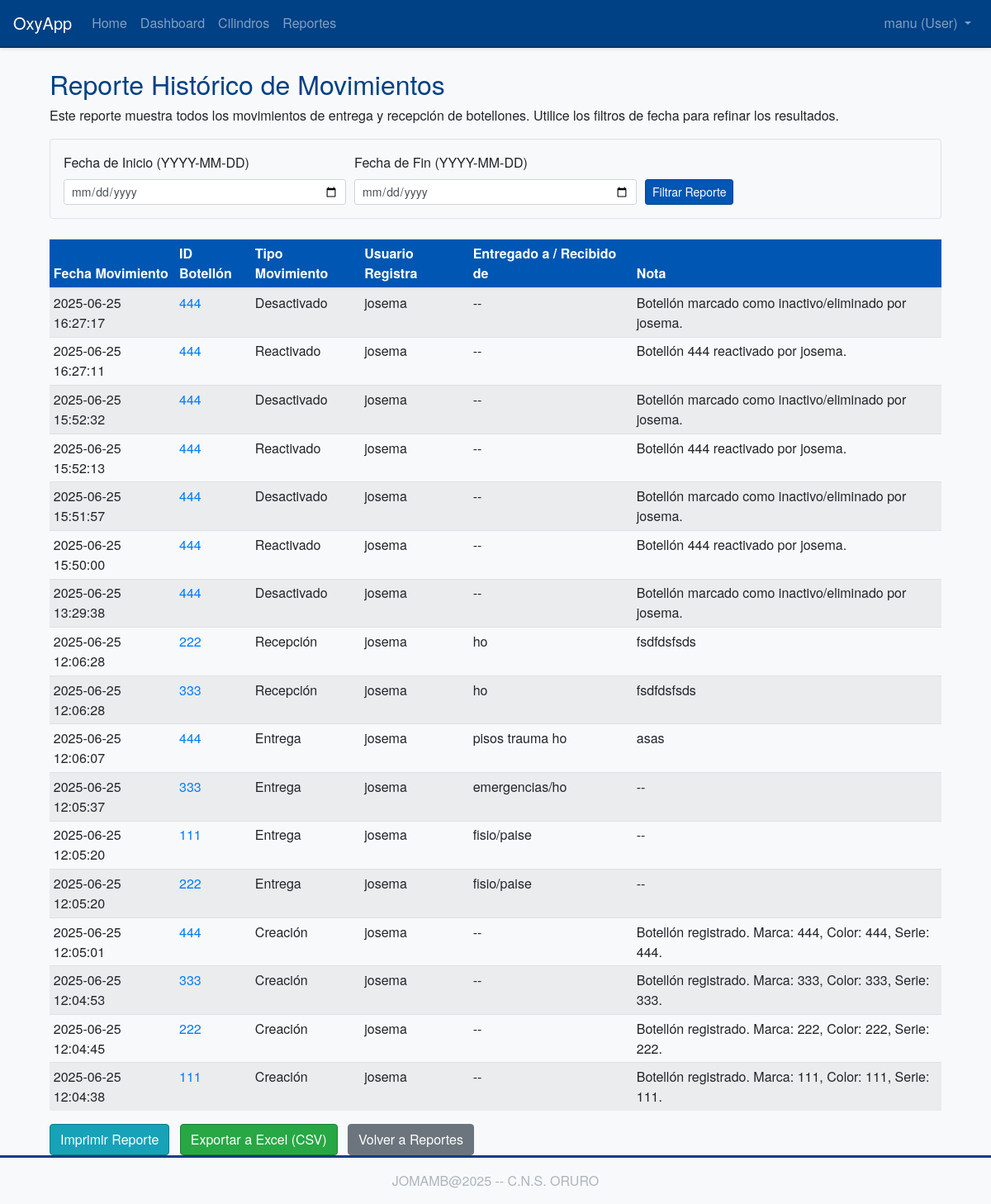
/reports/historical_movements (signed in), run on an earlier commit of the app's database.
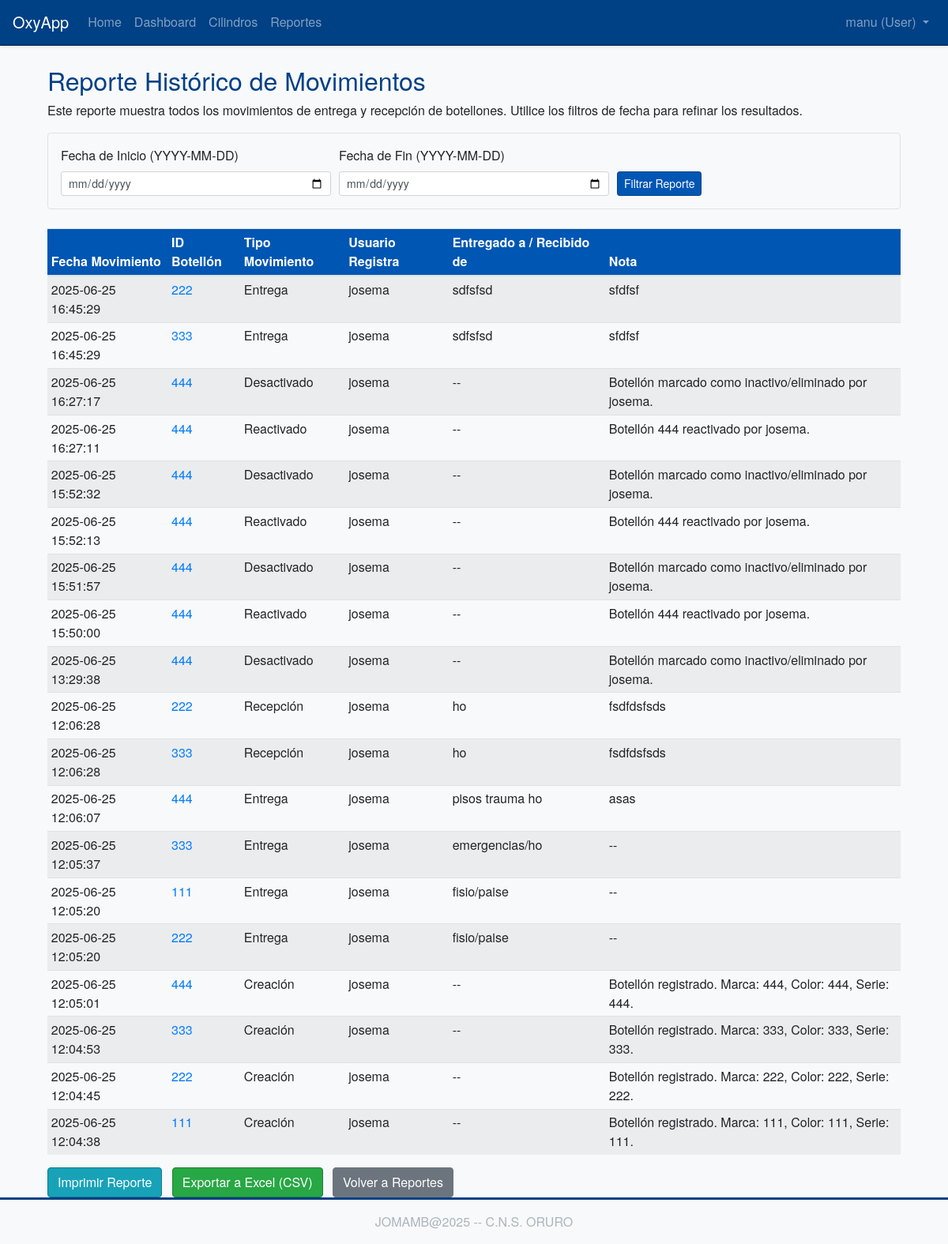
And on a later commit of the database.
### app/models/historial.py (models this page shows, shortened)
class HistorialMovimiento(db.Model):
    __tablename__ = 'historial_movimiento'
    id = db.Column(db.Integer, primary_key=True)
    cylinder_id = db.Column(db.Integer, db.ForeignKey('cylinder.id'), nullable=False, index=True)
    user_id = db.Column(db.Integer, db.ForeignKey('user.id'), nullable=False, index=True)
    tipo_movimiento = db.Column(db.String(20), nullable=False, index=True)
    fecha_movimiento = db.Column(db.DateTime, nullable=False, default=datetime.utcnow, index=True)
    nombre_contraparte = db.Column(db.String(150), nullable=True)
    nota = db.Column(db.Text, nullable=True)

### app/models/cylinder.py (models this page shows, shortened)
class Cylinder(db.Model):
    __tablename__ = 'cylinder'
    id = db.Column(db.Integer, primary_key=True)
    cylinder_id_tag = db.Column(db.String(64), index=True, unique=True, nullable=False)
    status = db.Column(db.String(64), default='available', nullable=False)
    creation_date = db.Column(db.DateTime, index=True, default=datetime.utcnow)
    reception_date = db.Column(db.DateTime, nullable=True, index=True)
    delivery_date = db.Column(db.DateTime, nullable=True, index=True)
    marca = db.Column(db.String(80), nullable=True)
    color = db.Column(db.String(50), nullable=True)
    numero_serie = db.Column(db.String(80), nullable=True, index=True)
    esta_activo = db.Column(db.Boolean, default=True, nullable=True, index=True)##solo para pruebas
    historial_movimientos = db.relationship(
        'HistorialMovimiento',
        backref='cilindro',
        lazy='dynamic',
        order_by='HistorialMovimiento.fecha_movimiento.desc()'
    )

### app/models/user.py (models this page shows, shortened)
class User(UserMixin, db.Model):
    __tablename__ = 'user'
    id = db.Column(db.Integer, primary_key=True)
    username = db.Column(db.String(64), index=True, unique=True, nullable=False)
    email = db.Column(db.String(120), index=True, unique=True, nullable=False)
    password_hash = db.Column(db.String(128))
    nombre = db.Column(db.String(64), index=True, nullable=True)
    apellidos = db.Column(db.String(128), index=True, nullable=True)
    role = db.Column(db.String(10), default='user', nullable=False)
    movimientos_registrados = db.relationship(
        'HistorialMovimiento',
        foreign_keys='HistorialMovimiento.user_id', # Especificar explícitamente la FK
        backref=db.backref('usuario', lazy='joined'),
        lazy='dynamic',
        order_by=lambda: desc(HistorialMovimiento.fecha_movimiento) if HistorialMovimiento else 'historial_movimiento.fecha_movimiento DESC' # Lambda para ordenamiento diferido
    )

### app/routes/reports.py (the view, shortened to what this page needs)
@bp.route('/historical_movements', methods=['GET', 'POST'])
@login_required
def historical_movements_report():
    form = DateRangeReportForm(request.form)
    query = HistorialMovimiento.query.join(Cylinder).join(User)
    fecha_inicio_str = request.values.get('fecha_inicio', None)
    fecha_fin_str = request.values.get('fecha_fin', None)
    if form.clear_filter.data:
        return redirect(url_for('reports.historical_movements_report'))
    if form.validate_on_submit() and form.submit_filter.data:
        if form.fecha_inicio.data:
            query = query.filter(HistorialMovimiento.fecha_movimiento >= form.fecha_inicio.data)
        if form.fecha_fin.data:
            fecha_fin_con_hora = datetime.combine(form.fecha_fin.data, time.max)
            query = query.filter(HistorialMovimiento.fecha_movimiento <= fecha_fin_con_hora)
    page = request.args.get('page', 1, type=int)
    movements_pagination = query.order_by(HistorialMovimiento.fecha_movimiento.desc()).paginate(
        page=page, per_page=20, error_out=False
    )
    pagination_params = {'page': movements_pagination.next_num}
    if form.fecha_inicio.data: pagination_params['fecha_inicio'] = form.fecha_inicio.data.strftime('%Y-%m-%d')
    if form.fecha_fin.data: pagination_params['fecha_fin'] = form.fecha_fin.data.strftime('%Y-%m-%d')
    next_url = url_for('reports.historical_movements_report', **pagination_params) if movements_pagination.has_next else None
    pagination_params['page'] = movements_pagination.prev_num
    prev_url = url_for('reports.historical_movements_report', **pagination_params) if movements_pagination.has_prev else None
    return render_template('reports/historical_movements_report.html',
                           title='Reporte Histórico de Movimientos',
                           form=form,
                           movimientos=movements_pagination.items,
                           pagination=movements_pagination,
                           next_url=next_url,
                           prev_url=prev_url,
                           current_fecha_inicio=form.fecha_inicio.data.strftime('%Y-%m-%d') if form.fecha_inicio.data else None,
                           current_fecha_fin=form.fecha_fin.data.strftime('%Y-%m-%d') if form.fecha_fin.data else None
                           )

### app/forms.py
class DateRangeReportForm(FlaskForm):
    fecha_inicio = DateField('Fecha de Inicio (YYYY-MM-DD)', format='%Y-%m-%d', validators=[Optional()])
    fecha_fin = DateField('Fecha de Fin (YYYY-MM-DD)', format='%Y-%m-%d', validators=[Optional(), date_check])
    submit_filter = SubmitField('Filtrar Reporte')
    clear_filter = SubmitField('Limpiar Filtro')

### app/models/user.py (called while the page is built)
@login.user_loader
def load_user(id):
    return User.query.get(int(id))

### app/templates/reports/historical_movements_report.html (shortened to what this page needs)
{% extends "base.html" %}
{% import "bootstrap_wtf.html" as wtf %}
{% block content %}
<div class="container mt-4">
    <div class="printable-area">
        <h2>{{ title }}</h2>
        <p class="report-description">Este reporte muestra todos los movimientos de entrega y recepción de botellones. Utilice los filtros de fecha para refinar los resultados.</p>
        <form method="POST" action="{{ url_for('reports.historical_movements_report') }}" class="mb-4 p-3 border rounded bg-light no-print">
            <div class="form-row align-items-end">
                <div class="col-md-4">
                    {{ form.fecha_inicio.label(class="form-control-label") }}
                    {{ form.fecha_inicio(class="form-control form-control-sm" + (" is-invalid" if form.fecha_inicio.errors else "")) }}
                </div>
                <div class="col-md-4">
                    {{ form.fecha_fin.label(class="form-control-label") }}
                    {{ form.fecha_fin(class="form-control form-control-sm" + (" is-invalid" if form.fecha_fin.errors else "")) }}
                </div>
                <div class="col-md-auto">
                    {{ form.submit_filter(class="btn btn-primary btn-sm") }}
                </div>
            </div>
        </form>
        {% if movimientos %}
        <table class="table table-sm table-striped table-hover mt-3">
            <thead>
                <tr>
                    <th>Fecha Movimiento</th>
                    <th>ID Botellón</th>
                    <th>Tipo Movimiento</th>
                    <th>Usuario Registra</th>
                    <th>Entregado a / Recibido de</th>
                    <th>Nota</th>
                </tr>
            </thead>
            <tbody>
                {% for movimiento in movimientos %}
                <tr>
                    <td>{{ movimiento.fecha_movimiento.strftime('%Y-%m-%d %H:%M:%S') if movimiento.fecha_movimiento else 'N/A' }}</td>
                    <td>
                        {% if movimiento.cilindro %}
                        <a href="{{ url_for('cylinders.view_cylinder', cylinder_id=movimiento.cilindro.id) }}">{{ movimiento.cilindro.cylinder_id_tag }}</a>
                        {% else %}
                        N/A (Botellón eliminado)
                        {% endif %}
                    </td>
                    <td>
                        {% if movimiento.tipo_movimiento == 'creacion' %}Creación
                        {% elif movimiento.tipo_movimiento == 'entrega' %}Entrega
                        {% elif movimiento.tipo_movimiento == 'recepcion' %}Recepción
                        {% else %}{{ movimiento.tipo_movimiento | title }}
                        {% endif %}
                    </td>
                    <td>{{ movimiento.usuario.username if movimiento.usuario else 'N/A' }}</td>
                    <td>{{ movimiento.nombre_contraparte or '--' }}</td>
                    <td>{{ movimiento.nota or '--' }}</td>
                </tr>
                {% endfor %}
            </tbody>
        </table>
        {% else %}
        <div class="alert alert-info mt-3">
            No se encontraron movimientos para el rango de fechas seleccionado o no hay movimientos registrados.
        </div>
        {% endif %}
    </div>
    <div class="mt-3 no-print">
        <button onclick="window.print();" class="btn btn-info mr-2">Imprimir Reporte</button>
        <a href="{{ url_for('reports.export_historical_movements_csv', fecha_inicio=current_fecha_inicio, fecha_fin=current_fecha_fin) }}" class="btn btn-success mr-2">Exportar a Excel (CSV)</a>
        <a href="{{ url_for('reports.index') }}" class="btn btn-secondary">Volver a Reportes</a>
    </div>
</div>
{% endblock %}

What changed in the data, as far as the page shows it:
added HistorialMovimiento: fecha_movimiento "2025-06-25 16:45:29", cilindro.cylinder_id_tag "222", tipo_movimiento "Entrega", usuario "josema", nombre_contraparte "sdfsfsd", nota "sfdfsf"
added HistorialMovimiento: fecha_movimiento "2025-06-25 16:45:29", cilindro.cylinder_id_tag "333", tipo_movimiento "Entrega", usuario "josema", nombre_contraparte "sdfsfsd", nota "sfdfsf"
